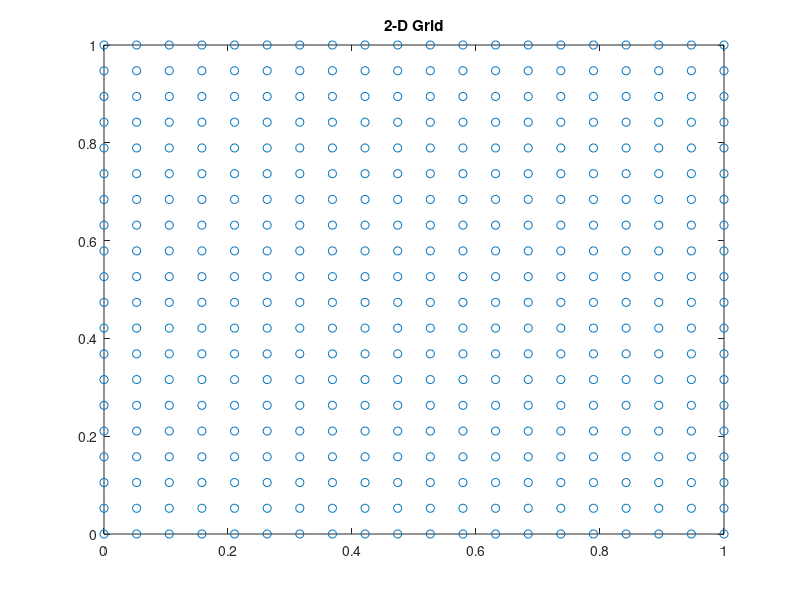

Write MATLAB code to recreate this figure. (Note: this script raises an error after producing the figure.)
%%%%%%%%%%%%%%%%%%% 2D %%%%%%%%%%%%%%%%
%%%%%%%%%%% Proposed Criterion based on the pdf of the SNR J_P
%%%%%%%%%%% Here, we will see that there is a single optimum value for the
%%%%%%%%%%% parameter Delta in a 2D setting
%%%%%%%%%%% We plot average SNR v.s. different Delta values

clear all;
close all;
clc;

%%%   Generate Grid
K = 20;  % # of possible total sensors
Points_Number = K^2;
range = 1;  % Grid range
xx_K = linspace(0, range, K)';   % places of possible total sensors
[x_K1,x_K2] = meshgrid(xx_K,xx_K);

x_K = [x_K1(:),x_K2(:)];
figure(10)
plot(x_K(:,1),x_K(:,2),'o')
title('2-D Grid')

tol = 1e-10;
tol_failure = 1e-8;

rho_a = .2;
sig_a = 1;
%%% Source
S_t = 2;

%%% Noise
% SNR_dB = 1.2;
% SNR = (10^SNR_dB) / 10;
% sig_n = sig_a * S_t / sqrt(SNR);
sig_n = 1.5;
ratio_rho = .5;
rho_n = ratio_rho * rho_a;

Kn = My_2D_Cov ( rho_n, sig_n, x_K, x_K);
Ka = My_2D_Cov ( rho_a, sig_a, x_K, x_K);

% ''a''
n = 1;  % # of mixture in Mixtured Gaussian Process

%%%% uncertainty
l_uncertainty = rho_a/3;
% SNR_dB_uncertainty = 1;
% SNR_uncertainty = (10^SNR_dB_uncertainty) / 10;
% s_uncertainty = sig_a / sqrt(SNR_uncertainty);
s_uncertainty = .8;
flag_uncertainty = 1;

%%%% Bias
l_bias = rho_a;
% SNR_dB_bias = 5;
% SNR_bias = (10^SNR_dB_bias) / 10;
% s_bias = sig_a / sqrt(SNR_bias);
s_bias = 0;
flag_bias = 0;

% Assigning initial points (noisy situation)
ind_Int = ceil(K^2/2-K/2);
% ind_Int = [ceil(K^2/2-K),ceil(K^2/2-K/2),ceil(K^2/2+K)]';
K_Int = size(ind_Int,1);
x_Int = x_K(ind_Int,:);

p = 5;  % number of sensors that we want to select greedy

% setting delta parameter
jj_max=1;
% j_step= 5;
delta = [0:15];
Del_size = size(delta,2);
% delta = j_step * [1:jj_max];
% jj_delta = 1;
%%% parameters
% params_a
params.rho_a = rho_a;
params.sig_a = sig_a;
% params_n
params.rho_n = rho_n;
params.sig_n = sig_n;
params.sigmaS = S_t;

mont_a_max = 3;
mont_m_max = 3;
%%

for mont_a = 1:mont_a_max
    
    
    aa = Generate_GM_2D(rho_a, sig_a, x_K, zeros(size(x_K,1),1), n) ;
    a_K_2D = reshape(aa,[K,K]);
    a_K = aa;
    
    figure(987)
    subplot(2,1,1)
    surf(x_K1,x_K2,a_K_2D)
    
    for mont_m = 1 : mont_m_max
        
        
        uncertainty_a = Generate_GM_2D(l_uncertainty, s_uncertainty, x_K, 0, n);
        bias = Generate_GM_2D(l_bias, s_bias, x_K, 0, n);
        m_K = a_K + (flag_uncertainty * uncertainty_a) + (flag_bias * bias);
        
        m_K_2D = reshape(m_K,[K,K]);
        figure(987)
        subplot(2,1,2)
        surf(x_K1,x_K2,m_K_2D)
        
        %     la = roh_a;
        %     sa2 = 3*sig_a;      % uncertainty on spatial gain 'a'
        a_hat_K  = m_K;
        
        %%% Noise %%%
        
        n_K = Generate_GM_2D(rho_n, sig_n, x_K, 0, n) ;
        
        %%% Measurements %%%
        y_K = a_K * S_t + n_K;
        
        
        %%
        a_Int = a_K(ind_Int);
        a_hat_Int = a_hat_K(ind_Int);
        m_Int = m_K(ind_Int);
        y_Int = y_K(ind_Int);
        
        % figure(21)
        % subplot(3,1,1);
        % hold on
        % plot (x_Int, a_Int(:),'o', 'MarkerSize',ms, 'LineWidth',lw); hold on;
        
        %% Rest points
        Index = (1:K^2)';
        ind_rest = setdiff(Index,ind_Int);
        x_rest = x_K (ind_rest,:);
        m_rest = m_K (ind_rest);
        a_rest = a_K (ind_rest);
        a_hat_rest = a_hat_K(ind_rest);
        y_rest = y_K (ind_rest);
        %     N = (K - K_Int);
        
        
        
        %% True SNR(f_hat)
        x = x_K;
        a = a_K;
        ma = m_K;
        zK = m_K(ind_Int);
        flagPrior = 1
        xK   = x_Int;
        ma_K = m_Int;
        sigmaS = S_t;  % power of s
        nbPts = K;
        
        ln = rho_n;
        sn2 = sig_n;
        
        
        % SNR initial
        Cn = My_2D_Cov ( rho_n, sig_n, x_Int, x_Int);
        f_hat = pinv(Cn)*m_Int;
        SNR_True_Estimated_int = (S_t^2 * f_hat' * a_Int * a_Int' * f_hat ) / (f_hat' * Cn * f_hat)
        
        
        SNR_True_Estimated = zeros(nbPts,1);
        SNR_True_Estimated(ind_Int) = SNR_True_Estimated_int;
        
        for i_rest = 1 : K^2-K_Int
            x_K_plus_N = [x_Int;x_rest(i_rest,:)];
            m_k_plus_N = [m_Int;m_rest(i_rest)];
            a_k_plus_N = [a_Int;a_rest(i_rest)];
            Cn = My_2D_Cov ( rho_n, sig_n, x_K_plus_N, x_K_plus_N);
            f_hat = pinv(Cn)*m_k_plus_N;
            SNR_True_Estimated_rest(i_rest,1) = (S_t^2 * f_hat' * a_k_plus_N * a_k_plus_N' * f_hat ) / (f_hat' * Cn * f_hat);
        end
        
        SNR_True_Estimated(ind_rest) = SNR_True_Estimated_rest;
        
        SNR_True_Estimated_norm_int = (SNR_True_Estimated - SNR_True_Estimated_int) / (max(SNR_True_Estimated) - SNR_True_Estimated_int+tol);
        
        % figure(2)
        % plot(SNR_True_Estimated_norm_int)
        % grid on
        % title('$SNR(\hat{f})$','interpreter','latex')
        
        ind_failure = find(SNR_True_Estimated_norm_int<0);
        failure_size(mont_a,mont_m) = size(ind_failure,1);
        
        SNR_True_Estimated_norm_int_mont(mont_a,mont_m,:) = SNR_True_Estimated_norm_int;
        SNR_True_Estimated_int_mont(mont_a,mont_m) = SNR_True_Estimated_int;
        
        
        %%
        %%%%%%%%%%%%%%%%%%%%%%%%%%%%%%%%%%%%%%%%%%%%%%%%%%%%%%%%%%%%%%%%%%%%%%%%%%%%%%%%%%%%%%%%%%%%%%%%%%%%%%%%%%%%%%%%%%%%%%%%%%%%%%%%%%%%%%%%%%%%%%%%%%%%%%%%
        %%%%%%%%%%%%%%%%%%%%%%%%%%%%%%%%%%%%%%%%%%%%%%% PROPOSED_PLUS: CostFunction_CDF_Complementary  %%%%%%%%%%%%%%%%%%%%%%%%%%%%%%%%%%%%%%%%%%%%%%%%%%%%%%%%%
        %%%%%%%%%%%%%%%%%%%%%%%%%%%%%%%%%%%%%%%%%%%%%%%%%%%%%%%%%%%%%%%%%%%%%%%%%%%%%%%%%%%%%%%%%%%%%%%%%%%%%%%%%%%%%%%%%%%%%%%%%%%%%%%%%%%%%%%%%%%%%%%%%%%%%%%%
        %%
        for Del = 1:Del_size
            j_step = delta(Del);
            
            ind_Int_proposed_plus = ind_Int;
            x_Int_proposed_plus = x_Int;
            m_Int_proposed_plus = m_Int;
            a_Int_proposed_plus = a_Int;
            a_hat_Int_proposed_plus = a_hat_Int;
            y_Int_proposed_plus = y_Int;
            
            ind_rest_proposed_plus = ind_rest;
            x_rest_proposed_plus = x_rest;
            m_rest_proposed_plus = m_rest;
            a_rest_proposed_plus = a_rest;
            y_rest_proposed_plus = y_rest;
            %     a_hat_rest_proposed_plus = a_hat_rest;
            
            for j_p = 1 : p
                j_proposed_plus = j_p
                mont_m
                mont_a
                
                for jj = 1 : jj_max
                    
                    
                    tic
                    
                    % select new position
                    J_N = CostFunction_CDF_Complementary_2D(ind_Int_proposed_plus, ind_rest_proposed_plus, K^2, x_K, m_K, Ka,...
                        a_Int_proposed_plus, m_Int_proposed_plus, Kn, a_K,jj,j_step);
                    
                    t_proposed_plus(j_p,mont_a,mont_m)=toc;
                end
                
                [J_proposed_plusn , Index_proposed_plus] = max(J_N);
                x_new_proposed_plus = x_rest_proposed_plus(Index_proposed_plus,:);
                m_new_proposed_plus = m_rest_proposed_plus(Index_proposed_plus);
                a_new_proposed_plus = a_rest_proposed_plus(Index_proposed_plus);
                y_new_proposed_plus = y_rest_proposed_plus(Index_proposed_plus);
                ind_new_proposed_plus = ind_rest_proposed_plus(Index_proposed_plus);
                %         a_hat_new_proposed_plus = a_hat_rest_proposed_plus(Index_max);
                
                % 'a' estimation at new selected position
                C_NK_new = My_2D_Cov ( rho_a, sig_a, x_new_proposed_plus, x_Int_proposed_plus );
                C_KK_new = My_2D_Cov ( rho_a, sig_a, x_Int_proposed_plus, x_Int_proposed_plus ) ;
                L_C_KK_new = chol(C_KK_new + 1e-10*eye(size(C_KK_new)), 'lower');
                %         a_new_proposed_plus = m_new_proposed_plus + C_NK_new * (  L_C_KK_new.'  \   ( L_C_KK_new \ ( a_Int_proposed_plus - m_Int_proposed_plus ) )  );
                %         a_hat_new_proposed_plus = m_new_proposed_plus + C_NK_new * (  L_C_KK_new.'  \   ( L_C_KK_new \ ( a_hat_Int_proposed_plus - m_Int_proposed_plus ) )  );
                
                a_hat_new_proposed_plus = m_new_proposed_plus;
                
                % Estimate 'S'
                y_K_plus_N_proposed_plus =  [y_Int_proposed_plus; y_new_proposed_plus] ;
                a_K_plus_N_proposed_plus =  [a_Int_proposed_plus; a_new_proposed_plus] ;
                a_hat_K_plus_N_proposed_plus =  [a_hat_Int_proposed_plus; a_hat_new_proposed_plus] ;
                
                ind_K_plus_N_proposed_plus =  [ind_Int_proposed_plus; ind_new_proposed_plus] ;
                x_K_plus_N_proposed_plus =  [x_Int_proposed_plus; x_new_proposed_plus] ;
                C_K_plus_N = My_2D_Cov ( rho_n, sig_n, x_K_plus_N_proposed_plus, x_K_plus_N_proposed_plus );
                L_C_K_plus_N = chol(C_K_plus_N + 1e-10*eye(size(C_K_plus_N)), 'lower');
                
                %         S_hat_proposed_plus(j) = 1 / ( a_K_plus_N_proposed_plus' * (  L_C_K_plus_N.'  \   ( L_C_K_plus_N \ a_K_plus_N_proposed_plus ) ) ) * a_K_plus_N_proposed_plus' * ( L_C_K_plus_N.'  \ (L_C_K_plus_N \ y_K_plus_N_proposed_plus) );
                
                % SNR(f_hat)
                a_True_K_plus_N_proposed_plus = a_K(ind_K_plus_N_proposed_plus);
                f_hat_proposed_plus1 = pinv(C_K_plus_N) * a_K_plus_N_proposed_plus;
                f_hat_proposed_plus2 = pinv(C_K_plus_N) * a_hat_K_plus_N_proposed_plus;
                SNR_f_hat_proposed_plus1(j_p,Del) = ( S_t^2 * (f_hat_proposed_plus1' * a_True_K_plus_N_proposed_plus)^2 ) / (f_hat_proposed_plus1' * C_K_plus_N * f_hat_proposed_plus1 );
                SNR_f_hat_proposed_plus2(j_p,Del) = ( S_t^2 * (f_hat_proposed_plus2' * a_True_K_plus_N_proposed_plus)^2 ) / (f_hat_proposed_plus2' * C_K_plus_N * f_hat_proposed_plus2 );
                
                
                % update data
                
                ind_Int_proposed_plus = ind_K_plus_N_proposed_plus;
                x_Int_proposed_plus = x_K_plus_N_proposed_plus;
                m_Int_proposed_plus = [m_Int_proposed_plus; m_new_proposed_plus] ;
                a_Int_proposed_plus = a_K_plus_N_proposed_plus;
                a_hat_Int_proposed_plus = a_hat_K_plus_N_proposed_plus;
                y_Int_proposed_plus = y_K_plus_N_proposed_plus;
                
                ind_rest_proposed_plus (Index_proposed_plus) = [];
                x_rest_proposed_plus (Index_proposed_plus,:) = [];
                m_rest_proposed_plus (Index_proposed_plus) = [];
                a_rest_proposed_plus (Index_proposed_plus) = [];
                y_rest_proposed_plus (Index_proposed_plus) = [];
                %             a_hat_rest_proposed_plus (Index_proposed_plus) = [];
                
                
            end
            
            
        end
        
        %     S_hat_proposed_plus_mont(mont,:) = S_hat_proposed_plus;
        SNR_f_hat_proposed_plus_mont_m1(mont_m,:) = SNR_f_hat_proposed_plus1(end,:);
        SNR_f_hat_proposed_plus_mont_m2(mont_m,:) = SNR_f_hat_proposed_plus2(end,:);
        
        
        
    end
    %%
    
    
    SNR_f_hat_proposed_plus_mean_mont_m1(mont_a,:) = mean(SNR_f_hat_proposed_plus_mont_m1,1);
    
    SNR_f_hat_proposed_plus_mean_mont_m2(mont_a,:) = mean(SNR_f_hat_proposed_plus_mont_m2,1);
    
end

SNR_Del = mean(SNR_f_hat_proposed_plus_mean_mont_m2,1);


%%
figure(13)
lw = 3;
fs = 30;
plot(delta,smooth(SNR_Del),'LineWidth', lw,'color',[0 0.4470 0.7410]); hold on;
ylabel('$\overline{SNR (\hat{f})}~$[dB]','interpreter','latex','FontSize', fs);
xlabel('$\delta$', 'FontSize', fs,'interpreter','latex');
set(gca,'FontSize', fs);
grid on
